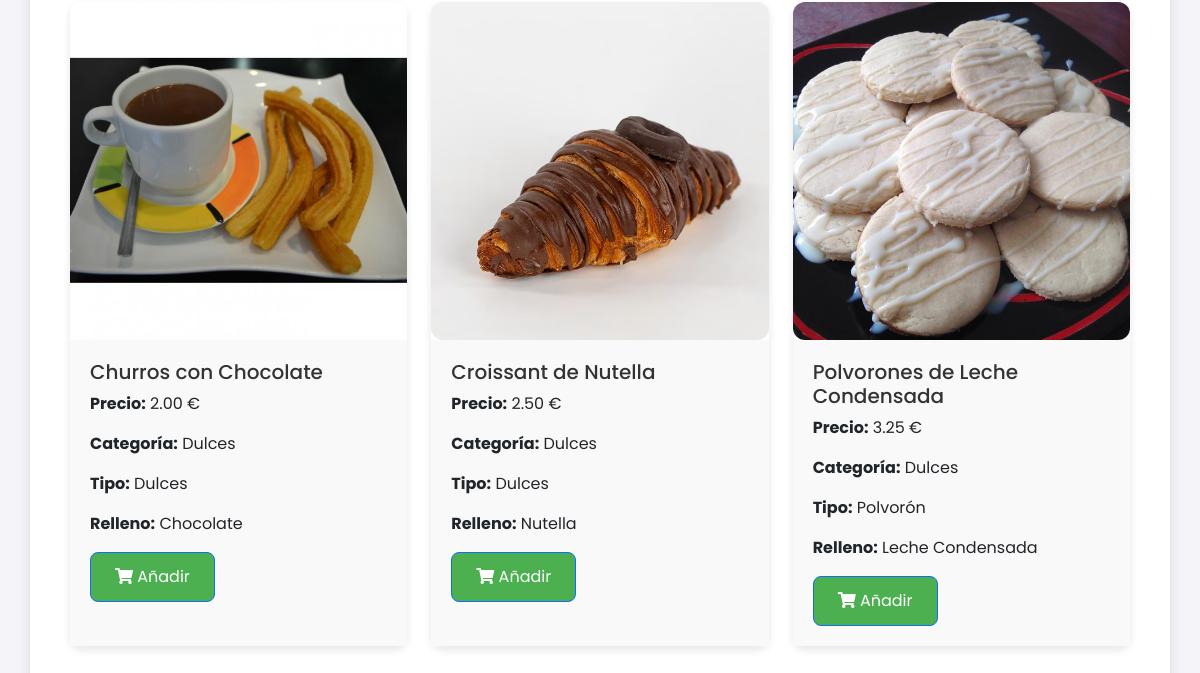
Page /main.php (signed in, lower part) on the earlier database version.
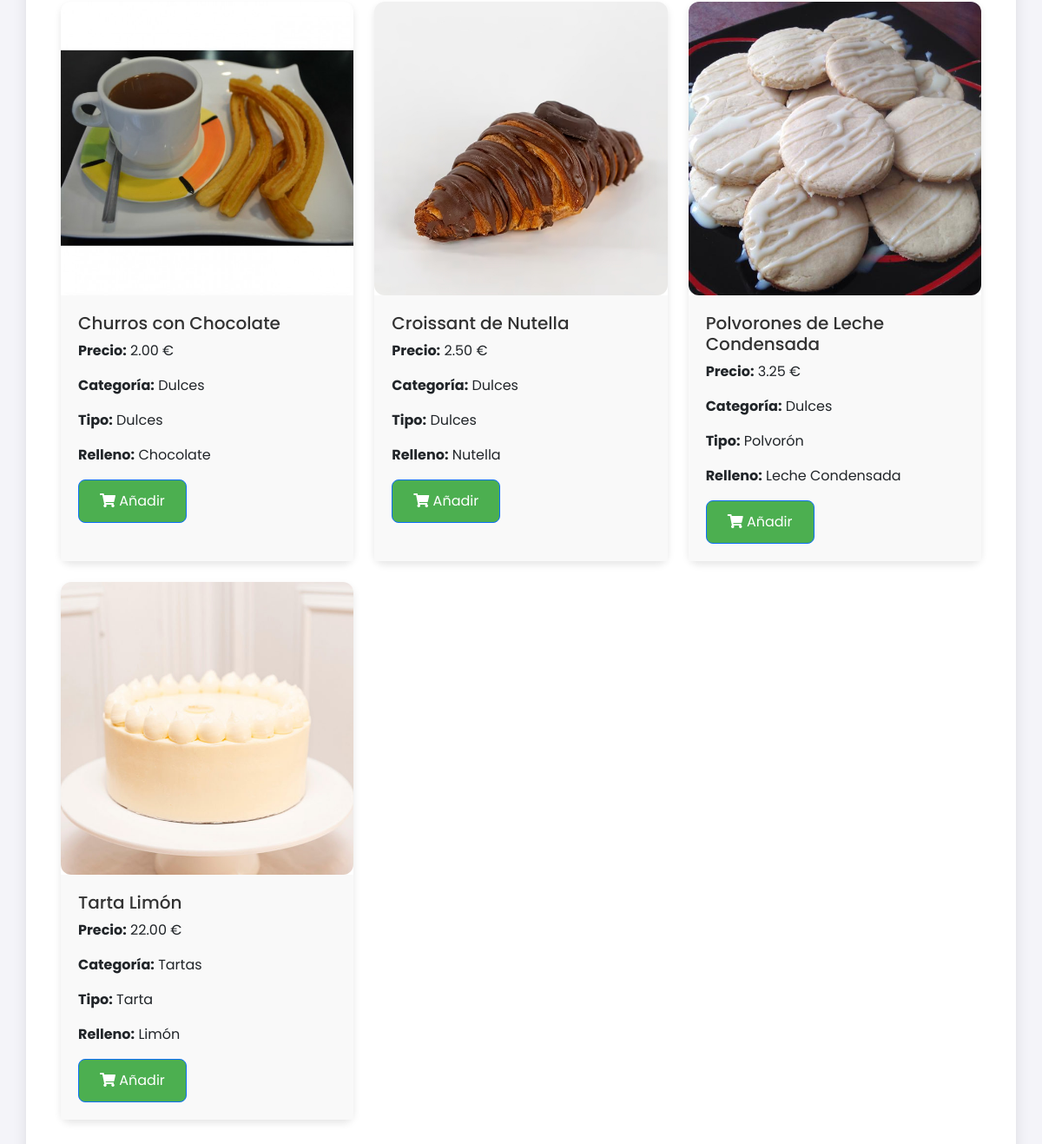
Same page on the later database version.
### tables this page shows
CREATE TABLE IF NOT EXISTS productos (
    id INT AUTO_INCREMENT PRIMARY KEY,
    nombre VARCHAR(50) NOT NULL,
    precio DECIMAL(10, 2) NOT NULL,
    categoria VARCHAR(255),
    tipo VARCHAR(50),
    relleno VARCHAR(255),
    imagen VARCHAR(255)  
);

### public/main.php (the view, shortened to what this page needs)
<?php
$conexion = Conexion::obtenerInstancia()->obtenerConexion();
try {
    $sql = "SELECT id, nombre, precio, categoria, tipo, relleno, imagen FROM productos";
    $stmt = $conexion->prepare($sql);
    $stmt->execute();
    $productos = $stmt->fetchAll(PDO::FETCH_ASSOC);
} catch (PDOException $e) {
    die("Error al obtener productos: " . $e->getMessage());
}
?>
<!DOCTYPE html>
<html lang="es">
<head>
    <link href="https://cdn.jsdelivr.net/npm/bootstrap@5.3.0-alpha1/dist/css/bootstrap.min.css" rel="stylesheet">
    <link href="css/style2.css" rel="stylesheet">
    <link href="https://cdnjs.cloudflare.com/ajax/libs/font-awesome/5.15.4/css/all.min.css" rel="stylesheet">
</head>
<body>
    <div class="container mt-5">
        <?php if (!empty($productos)) : ?>
            <div class="row row-cols-1 row-cols-md-3 g-4 mt-3">
                <?php foreach ($productos as $producto) : ?>
                    <div class="col">
                        <div class="card h-100">
                            <img src="<?php echo htmlspecialchars($producto['imagen']); ?>"
                                 class="card-img-top"
                                 alt="Imagen de <?php echo htmlspecialchars($producto['nombre']); ?>">
                            <div class="card-body">
                                <h5 class="card-title"><?php echo htmlspecialchars($producto['nombre']); ?></h5>
                                <p class="card-text"><strong>Precio:</strong> <?php echo htmlspecialchars($producto['precio']); ?> €</p>
                                <p class="card-text"><strong>Categoría:</strong> <?php echo htmlspecialchars($producto['categoria']); ?></p>
                                <p class="card-text"><strong>Tipo:</strong> <?php echo htmlspecialchars($producto['tipo']); ?></p>
                                <p class="card-text"><strong>Relleno:</strong> <?php echo htmlspecialchars($producto['relleno']); ?></p>
                                <form action="" method="POST">
                                    <button type="submit" class="btn btn-primary">
                                        <i class="fas fa-shopping-cart"></i> Añadir
                                    </button>
                                </form>
                            </div>
                        </div>
                    </div>
                <?php endforeach; ?>
            </div>
        <?php else : ?>
            <p>No hay productos disponibles.</p>
        <?php endif; ?>
    </div>
</body>
</html>

### public/css/style2.css (style rules this page uses)
body { font-family: 'Poppins', sans-serif; background-color: #f4f4f9; color: #333; }
.container { background-color: #fff; border-radius: 12px; padding: 40px; box-shadow: 0 8px 16px rgba(0, 0, 0, 0.1); }
.btn-primary { background-color: #4CAF50; color: white; border-radius: 8px; padding: 12px 24px; transition: all 0.3s ease; }
.card { border: none; border-radius: 12px; box-shadow: 0 4px 8px rgba(0, 0, 0, 0.1); }
.card-title { color: #333; }
.card-body { padding: 20px; background-color: #f9f9f9; }
.card-img-top { border-radius: 12px; }
.row-cols-md-3 { margin-top: 20px; }

Differences in the rows shown:
added productos: imagen (picture), nombre "Tarta Limón", precio "22.00", categoria "Tartas", tipo "Tarta", relleno "Limón"
